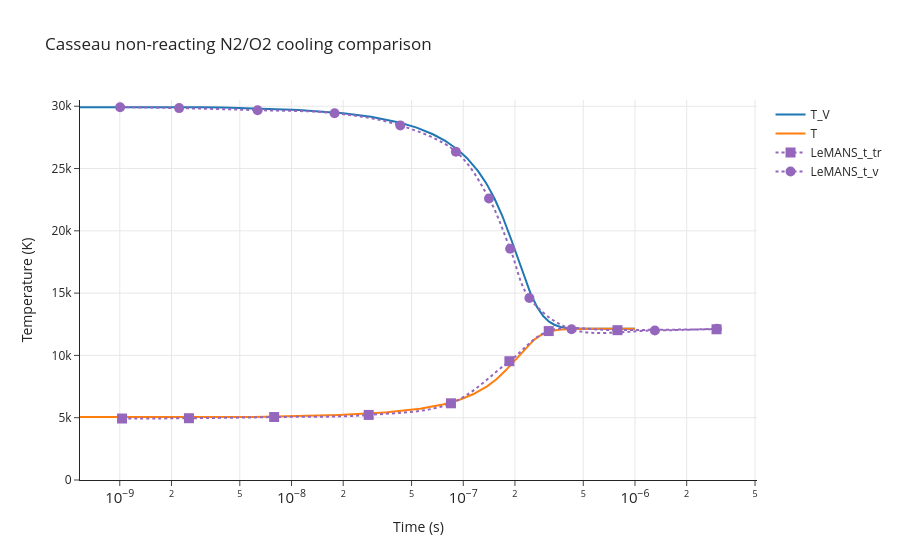

Notebook source saved alongside this figure:
### Code cell
make_temperature_reference_plot(
    result=multispecies_cooling_result,
    reference_csv=RESULTS_DIR / "casseau_figure_3_4.csv",
    title="Casseau non-reacting N2/O2 cooling comparison",
    yaxis_range=[0, 30500],
    T_eq=7623.3,
)

### Figure 1 — Plotly figure (JSON) as saved in the notebook; plotly's stock layout.template omitted (floating-point values rounded to 4 significant figures; data arrays with more than 128 entries replaced by an {"elided": "..."} marker saying what was removed)
{"data": [{"mode": "lines", "name": "T_V", "type": "scatter", "x": {"elided": "1000 float values"}, "y": {"elided": "1000 float values"}}, {"mode": "lines", "name": "T", "type": "scatter", "x": {"elided": "1000 float values"}, "y": {"elided": "1000 float values"}}, {"line": {"dash": "dot", "shape": "spline", "smoothing": 1}, "marker": {"color": "#9467bd", "size": 10, "symbol": "square"}, "mode": "markers+lines", "name": "LeMANS_t_tr", "type": "scatter", "x": [1.031e-09, 2.528e-09, 7.923e-09, 2.815e-08, 8.48e-08, 1.856e-07, 3.146e-07, 7.909e-07, 2.984e-06], "y": [4934.0, 4958.0, 5054.0, 5222.0, 6156.0, 9534.0, 11950.0, 12030.0, 12100.0]}, {"line": {"dash": "dot", "shape": "spline", "smoothing": 1}, "marker": {"color": "#9467bd", "size": 10, "symbol": "circle"}, "mode": "markers+lines", "name": "LeMANS_t_v", "type": "scatter", "x": [1.004e-09, 2.217e-09, 6.347e-09, 1.781e-08, 4.3e-08, 9.062e-08, 1.412e-07, 1.875e-07, 2.428e-07, 4.27e-07, 1.305e-06, 2.999e-06], "y": [29920.0, 29850.0, 29680.0, 29440.0, 28460.0, 26350.0, 22590.0, 18570.0, 14610.0, 12100.0, 12000.0, 12150.0]}], "layout": {"shapes": [{"line": {"color": "black", "dash": "dash"}, "type": "line", "x0": 0, "x1": 1, "xref": "x domain", "y0": 7623.0, "y1": 7623.0, "yref": "y"}], "title": {"text": "Casseau non-reacting N2/O2 cooling comparison"}, "xaxis": {"exponentformat": "power", "showexponent": "all", "showgrid": true, "title": {"text": "Time (s)"}, "type": "log"}, "yaxis": {"range": [0, 30500], "showgrid": true, "title": {"text": "Temperature (K)"}}}}
